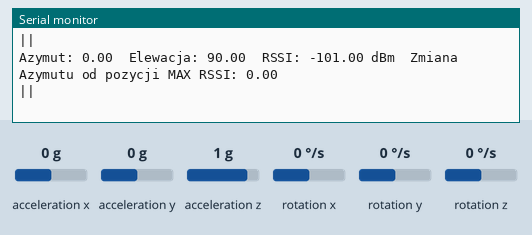
The sketch below on a simulated Arduino Uno, built with avr-gcc and run on an emulated ATmega328P. On the bench: the last lines printed to the serial monitor. The test bench sets the inputs (shaded band); at power-on: acceleration z 1 g, acceleration x 0 g, acceleration y 0 g, rotation x 0 °/s, rotation y 0 °/s, rotation z 0 °/s. Random numbers use the default seed unless the sketch sets one.

Above: at 1.2 s.
1.3 s: acceleration z set to 0 g
At 1.31 s:
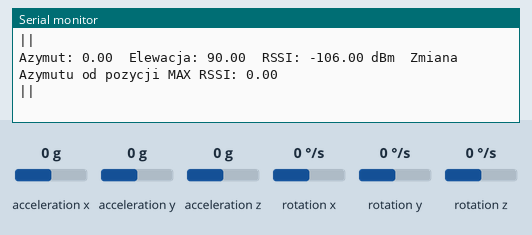
4.3 s: acceleration x set to -0.2 g
At 4.49 s:
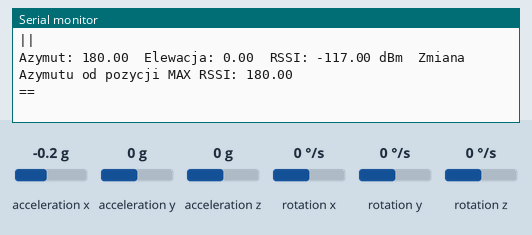
6.1 s: acceleration y set to -0.2 g
At 6.13 s:
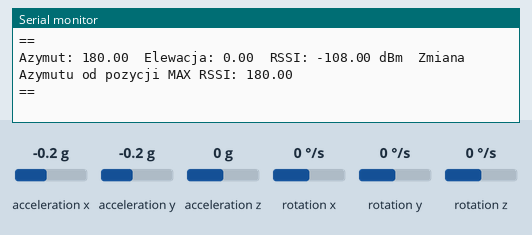
Timing chart, 0 to 9.1 s (numbered marks = the images above; inputs shaded):
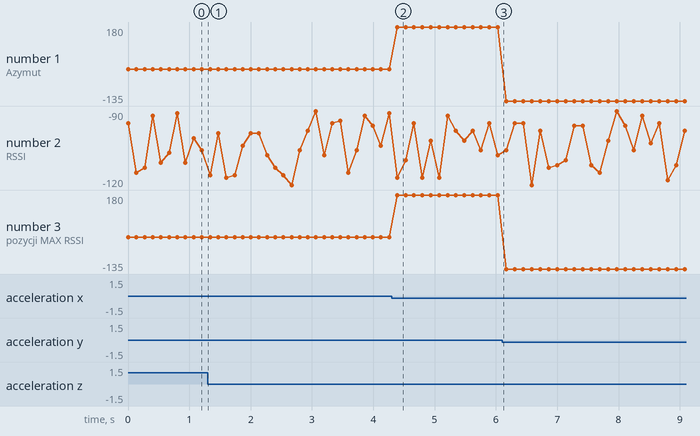

The sketch:

gyro.ino
```cpp
#include <Wire.h>
#include <LSM6.h>

LSM6 imu;

float azimuth = 0.0;  // Początkowy azymut (0 stopni)
float elevation = 0.0;  // Początkowa elewacja (0 stopni)
float lastAzimuthMaxRSSI = 0.0;  // Poprzedni azymut MAX RSSI
float azimuthChange = 0.0;  // Zmiana azymutu
unsigned long lastTime = 0;  // Czas poprzedniego odczytu
float maxRSSI = 100;
float RSSI;

void setup() {
  Serial.begin(9600);
  Wire.begin();

  if (!imu.init()) {
    Serial.println("Failed to detect and initialize IMU!");
    while (1);
  }
  imu.enableDefault();
}

void loop() {
  imu.read();

  // Oblicz czas, który minął od ostatniego odczytu
  unsigned long currentTime = millis();
  float deltaTime = (currentTime - lastTime) / 1000.0;  // czas w sekundach

  // Oblicz azymut na podstawie przyspieszenia (akcelerometr)
  float accelX = imu.a.x;
  float accelY = imu.a.y;
  azimuth = atan2(accelY, accelX) * 180.0 / PI;  // Konwersja z radianów na stopnie
  azimuth = normalizeAngle(azimuth);  // Ogranicz azymut do -180° do 180°

  // Oblicz elewację (kąt w pionie)
  float accelZ = imu.a.z;
  elevation = atan2(accelZ, sqrt(accelX * accelX + accelY * accelY)) * 180.0 / PI;  // Elewacja w stopniach
  elevation = normalizeAngle(elevation);  // Ogranicz elewację do -180° do 180°

  // Oblicz RSSI
  RSSI = updateRSSI(lastAzimuthMaxRSSI, azimuth, maxRSSI);

  // Oblicz zmianę azymutu
  azimuthChange = azimuth - lastAzimuthMaxRSSI;

  // Wyświetl kąt i azymut na monitorze szeregowym
  Serial.print("Azymut: ");
  Serial.print(azimuth);
  Serial.print("  Elewacja: ");
  Serial.print(elevation);
  Serial.print("  RSSI: -");
  Serial.print(RSSI);
  Serial.print(" dBm  Zmiana Azymutu od pozycji MAX RSSI: ");
  Serial.println(azimuthChange);
  drawArrow(azimuthChange);

  // Zaktualizuj czas
  lastTime = currentTime;

  delay(100);  // Opóźnienie, aby nie przyspieszać za bardzo pętli
}

// Funkcja ograniczająca kąt do zakresu -180° do 180°
float normalizeAngle(float angle) {
  if (angle > 180.0) {
    angle -= 360.0;
  } else if (angle < -180.0) {
    angle += 360.0;
  }
  return angle;
}

// Funkcja do obliczania RSSI
float updateRSSI(float &lastAzimuthMaxRSSI, float azimuth, float &maxRSSI) {
  long randomNumber = random(90, 121);
  float currentRSSI = (float)randomNumber;

  if (currentRSSI > maxRSSI) {
    maxRSSI = currentRSSI;
    lastAzimuthMaxRSSI = azimuth;  // Zapisz azymut przy maksymalnym RSSI
  }

  return currentRSSI;
}

void drawArrow(float azimuthChange){
  if(azimuthChange <= -54){
    Serial.println("==");
  }
  else if(azimuthChange > -54 && azimuthChange < -18){
    Serial.println("\\");
  }
  else if(azimuthChange >= -18 && azimuthChange <= 18 ){
    Serial.println("||");
  }
  else if(azimuthChange > 18 && azimuthChange < 54){
    Serial.println("//");
  }
  else if(azimuthChange >= 54){
    Serial.println("==");
  }
}
```

Measured:
- the behaviour switches between 0 and -0.1 g on acceleration x (found by bisection; images 1 and 2)
- after the input at 4.3 s, the serial monitor: prints a new line after 0.09 s (image 2)
- plotted number 1: 0 → 180 after the input at 4.3 s, 180 → -135 after the input at 6.1 s
- plotted number 3: 0 → 180 after the input at 4.3 s, 180 → -135 after the input at 6.1 s
